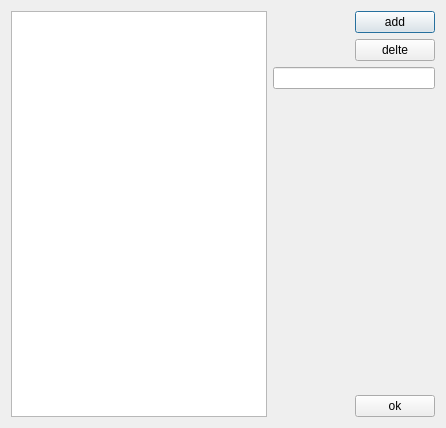
<?xml version="1.0" encoding="UTF-8"?>
<ui version="4.0">
 <class>ArrayDialog</class>
 <widget class="QDialog" name="ArrayDialog">
  <property name="geometry">
   <rect>
    <x>0</x>
    <y>0</y>
    <width>446</width>
    <height>428</height>
   </rect>
  </property>
  <property name="windowTitle">
   <string>Dialog</string>
  </property>
  <layout class="QHBoxLayout" name="horizontalLayout_4">
   <item>
    <layout class="QHBoxLayout" name="horizontalLayout_3">
     <item>
      <widget class="QListWidget" name="listWidget"/>
     </item>
     <item>
      <layout class="QVBoxLayout" name="verticalLayout_2">
       <item>
        <layout class="QHBoxLayout" name="horizontalLayout">
         <item>
          <spacer name="horizontalSpacer">
           <property name="orientation">
            <enum>Qt::Horizontal</enum>
           </property>
           <property name="sizeHint" stdset="0">
            <size>
             <width>40</width>
             <height>20</height>
            </size>
           </property>
          </spacer>
         </item>
         <item>
          <layout class="QVBoxLayout" name="verticalLayout">
           <item>
            <widget class="QPushButton" name="pushButton">
             <property name="text">
              <string>add</string>
             </property>
            </widget>
           </item>
           <item>
            <widget class="QPushButton" name="pushButton_3">
             <property name="text">
              <string>delte</string>
             </property>
            </widget>
           </item>
          </layout>
         </item>
        </layout>
       </item>
       <item>
        <widget class="QLineEdit" name="lineEdit"/>
       </item>
       <item>
        <spacer name="verticalSpacer">
         <property name="orientation">
          <enum>Qt::Vertical</enum>
         </property>
         <property name="sizeHint" stdset="0">
          <size>
           <width>20</width>
           <height>40</height>
          </size>
         </property>
        </spacer>
       </item>
       <item>
        <layout class="QHBoxLayout" name="horizontalLayout_2">
         <item>
          <spacer name="horizontalSpacer_2">
           <property name="orientation">
            <enum>Qt::Horizontal</enum>
           </property>
           <property name="sizeHint" stdset="0">
            <size>
             <width>40</width>
             <height>20</height>
            </size>
           </property>
          </spacer>
         </item>
         <item>
          <widget class="QPushButton" name="pushButton_2">
           <property name="text">
            <string>ok</string>
           </property>
          </widget>
         </item>
        </layout>
       </item>
      </layout>
     </item>
    </layout>
   </item>
  </layout>
 </widget>
 <resources/>
 <connections/>
</ui>
